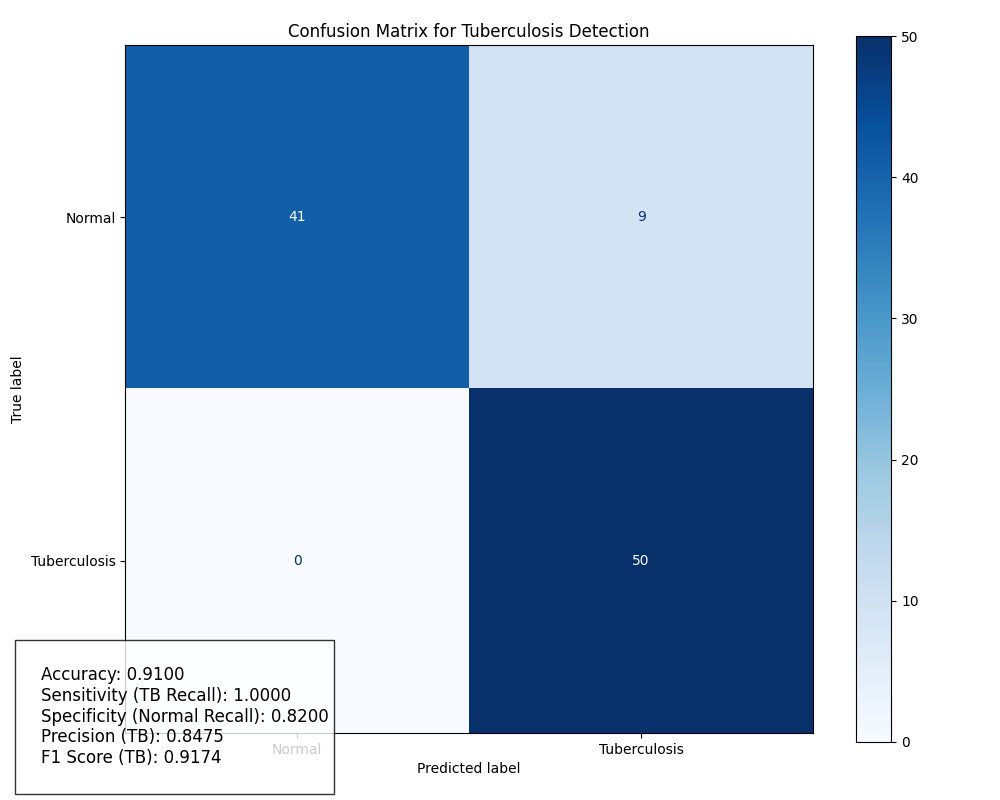

Reproduce this figure in Python.
import os
import torch
import torch.nn as nn
import torchvision.transforms as transforms
from PIL import Image
import numpy as np
import matplotlib.pyplot as plt
from sklearn.metrics import confusion_matrix, ConfusionMatrixDisplay
import glob
from classification.utils import get_model

# Set device
device = torch.device('cuda' if torch.cuda.is_available() else 'cpu')
print(f"Using device: {device}")

# Define transforms for inference (same as in app.py)
inference_transform = transforms.Compose([
    transforms.Resize((224, 224)),
    transforms.ToTensor(),
    transforms.Normalize([0.485, 0.456, 0.406], [0.229, 0.224, 0.225])
])

# Load model
def load_model(model_path='improved_models/improved_tb_model.pth'):
    # Create ResNet50 model with 2 output classes
    model = get_model('ResNet50', classes=3)
    num_ftrs = model.fc.in_features
    model.fc = nn.Linear(num_ftrs, 2)
    model.load_state_dict(torch.load(model_path, map_location=device))
    model = model.to(device)
    model.eval()
    return model

def predict_image(model, image_path):
    image = Image.open(image_path).convert('RGB')
    image_tensor = inference_transform(image).unsqueeze(0).to(device)
    
    with torch.no_grad():
        outputs = model(image_tensor)
        _, predicted = torch.max(outputs, 1)
    
    return predicted.item()  # 0: Normal, 1: Tuberculosis

def create_confusion_matrix():
    # Load the model
    model = load_model()
    
    # Define test directories
    normal_dir = 'test_data_small/Normal'
    tb_dir = 'test_data_small/Tuberculosis'
    
    # Check if the test directories exist
    if not os.path.exists(normal_dir) or not os.path.exists(tb_dir):
        print("Test directories not found. Creating sample structure...")
        os.makedirs(normal_dir, exist_ok=True)
        os.makedirs(tb_dir, exist_ok=True)
        print(f"Please place Normal X-ray images in {normal_dir} and Tuberculosis X-ray images in {tb_dir}")
        return
    
    # Get file lists
    normal_files = glob.glob(os.path.join(normal_dir, '*.png')) + glob.glob(os.path.join(normal_dir, '*.jpg'))
    tb_files = glob.glob(os.path.join(tb_dir, '*.png')) + glob.glob(os.path.join(tb_dir, '*.jpg'))
    
    if len(normal_files) == 0 or len(tb_files) == 0:
        print(f"No images found in test directories.")
        print(f"Please place Normal X-ray images in {normal_dir} and Tuberculosis X-ray images in {tb_dir}")
        return
    
    print(f"Found {len(normal_files)} Normal images and {len(tb_files)} Tuberculosis images")
    
    # Predict on test images
    y_true = []
    y_pred = []
    
    # Normal images (class 0)
    print("Processing Normal images...")
    for i, img_path in enumerate(normal_files):
        y_true.append(0)  # True label is Normal (0)
        prediction = predict_image(model, img_path)
        y_pred.append(prediction)
        if (i+1) % 10 == 0:
            print(f"Processed {i+1}/{len(normal_files)} Normal images")
    
    # TB images (class 1)
    print("Processing Tuberculosis images...")
    for i, img_path in enumerate(tb_files):
        y_true.append(1)  # True label is TB (1)
        prediction = predict_image(model, img_path)
        y_pred.append(prediction)
        if (i+1) % 10 == 0:
            print(f"Processed {i+1}/{len(tb_files)} TB images")
    
    # Create confusion matrix
    cm = confusion_matrix(y_true, y_pred)
    
    # Calculate metrics
    tn, fp, fn, tp = cm.ravel()
    accuracy = (tp + tn) / (tp + tn + fp + fn)
    sensitivity = tp / (tp + fn)  # Recall for TB cases
    specificity = tn / (tn + fp)  # Recall for Normal cases
    precision = tp / (tp + fp) if (tp + fp) > 0 else 0
    f1_score = 2 * (precision * sensitivity) / (precision + sensitivity) if (precision + sensitivity) > 0 else 0
    
    # Plot confusion matrix
    classes = ['Normal', 'Tuberculosis']
    disp = ConfusionMatrixDisplay(confusion_matrix=cm, display_labels=classes)
    fig, ax = plt.subplots(figsize=(10, 8))
    disp.plot(cmap=plt.cm.Blues, ax=ax)
    plt.title('Confusion Matrix for Tuberculosis Detection')
    
    # Add metrics to the plot
    metrics_text = f"""
    Accuracy: {accuracy:.4f}
    Sensitivity (TB Recall): {sensitivity:.4f}
    Specificity (Normal Recall): {specificity:.4f}
    Precision (TB): {precision:.4f}
    F1 Score (TB): {f1_score:.4f}
    """
    plt.figtext(0.02, 0.02, metrics_text, fontsize=12, 
                bbox=dict(facecolor='white', alpha=0.8))
    
    # Save the plot
    plt.tight_layout()
    plt.savefig('confusion_matrix.png')
    print(f"Confusion matrix saved as confusion_matrix.png")
    
    # Print metrics
    print("\nPerformance Metrics:")
    print(f"Accuracy: {accuracy:.4f}")
    print(f"Sensitivity (TB Recall): {sensitivity:.4f}")
    print(f"Specificity (Normal Recall): {specificity:.4f}")
    print(f"Precision (TB): {precision:.4f}")
    print(f"F1 Score (TB): {f1_score:.4f}")
    
    return cm, accuracy, sensitivity, specificity, precision, f1_score

if __name__ == "__main__":
    create_confusion_matrix() 